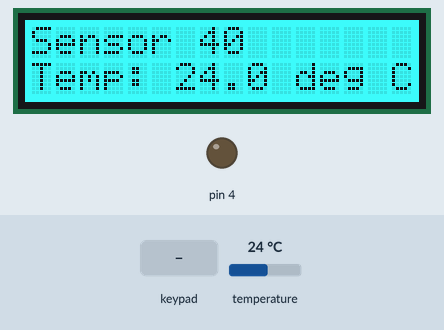
This sketch was run on a simulated Arduino Uno, built with avr-gcc and run on an emulated ATmega328P. Shown: 16×2 character LCD, output pins drawn as LEDs (lit = HIGH). The test bench sets the inputs (shaded band); at power-on: temperature 24 °C. Storage starts empty; what the sketch prints to the serial monitor is not drawn.

Above: at 1.6 s.
1.7 s: temperature set to 7 °C
At 3.0 s:
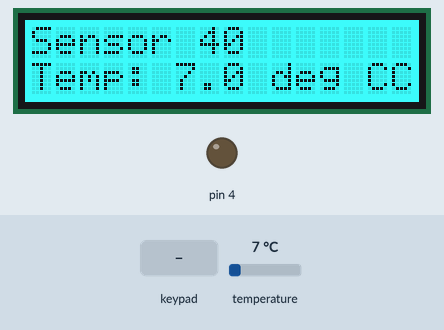
3.3 s: key 'S' pressed
At 4.0 s:
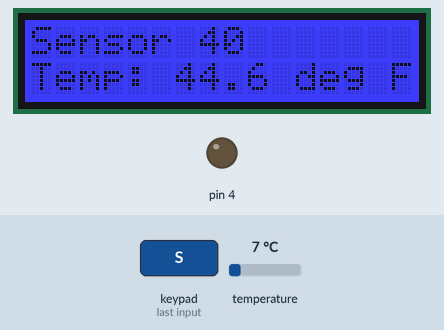
5.0 s: key 'S' pressed
At 6.2 s:
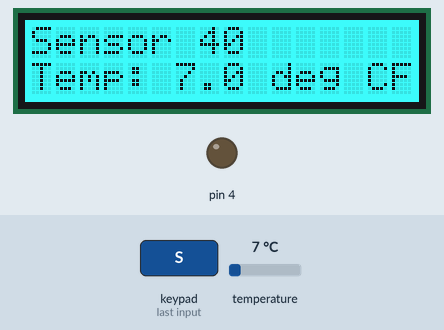
6.6 s: temperature set to 12 °C
At 7.2 s:
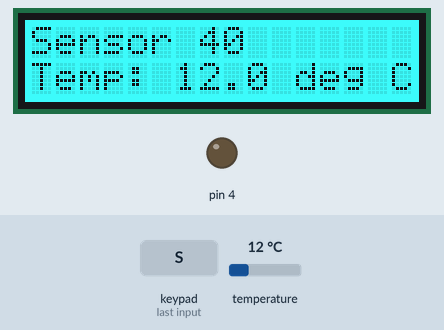
8.2 s: temperature set to 19 °C
At 9.4 s:
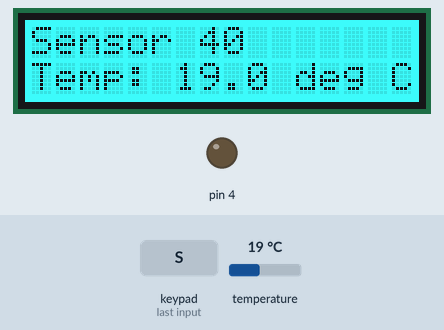
Timing chart, 0 to 10.8 s (numbered marks = the images above; inputs shaded):
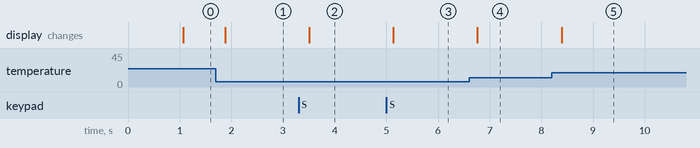

The sketch:

OneWire_Display.ino
```cpp
#include <OneWire.h>
#include <DallasTemperature.h>
#include <Wire.h>
#include <Adafruit_RGBLCDShield.h>
#include <utility/Adafruit_MCP23017.h>
#include <SPI.h>
#include <SD.h>

// TODO: Cleanup libraries.  This version works with the libraries installed
// on Trifid. Try submodules, or at least put the libraries in the program
// directory.


// I2C SLCL and SDA pins on analog 4 and 5.
Adafruit_RGBLCDShield lcd = Adafruit_RGBLCDShield();

// Data wire is plugged into digital port 2 on the Arduino
#define ONE_WIRE_BUS 2
#define TEMPERATURE_PRECISION 12
//  9 bit resolution is 0.5 deg_C increments, update time is about 270 ms per sensor
// 10 bit resolution is 0.25 deg_C increments
// 11 bit resolution is 0.125 deg_C increments
// 12 bit resolution is 0.0625 deg_C increments, update time is about 806 ms per sensor

// Backlight color setup
#define RED 0x1
#define YELLOW 0x3
#define GREEN 0x2
#define TEAL 0x6
#define BLUE 0x4
#define VIOLET 0x5
#define WHITE 0x7

// Setup a oneWire instance to communicate with any OneWire devices (not just Maxim/Dallas temperature ICs)
OneWire oneWire(ONE_WIRE_BUS);

// Pass our oneWire reference to Dallas Temperature.
DallasTemperature sensors(&oneWire);

int numberOfDevices; // Number of temperature devices found
int errorState = 0; //0 = none, 1 = Sensors, 2 = MemCard
int errorSwitch = 0;

// Start with sensor number 0
int idNum=0;
// Start with temp units in Celsius
char units='c';

DeviceAddress tempDeviceAddress; // We'll use this variable to store a found device address

void setup(void)
{
  // Set LCD number of columns and rows.
  lcd.begin(16, 2);

  // Set backlight color
  lcd.setBacklight(TEAL);

  // start serial port for debugging
  Serial.begin(9600);
  Serial.println("Temp controller debugging");

  // Start up the library
  sensors.begin();

  // Grab a count of devices on the wire
  numberOfDevices = sensors.getDeviceCount();
  if(numberOfDevices == 0){errorState = 1;}

  // locate devices on the bus
  Serial.print("Locating devices...");

  Serial.print("Found ");
  Serial.print(numberOfDevices, DEC);
  Serial.println(" devices.");

  // report parasite power requirements
  Serial.print("Parasite power is: ");
  if (sensors.isParasitePowerMode()) Serial.println("ON");
  else Serial.println("OFF");

  // Loop through each device, print out address
  for(int i=0;i<numberOfDevices; i++)
  {
    // Search the wire for address
    if(sensors.getAddress(tempDeviceAddress, i))
	{
		Serial.print("Found device ");
		Serial.print(i, DEC);
		Serial.print(" with address: ");
		printAddress(tempDeviceAddress);
		Serial.println();

		Serial.print("Setting resolution to ");
		Serial.println(TEMPERATURE_PRECISION, DEC);

		// set the resolution to TEMPERATURE_PRECISION bit (Each Dallas/Maxim device is capable of several different resolutions)
		sensors.setResolution(tempDeviceAddress, TEMPERATURE_PRECISION);

		 Serial.print("Resolution actually set to: ");
		Serial.print(sensors.getResolution(tempDeviceAddress), DEC);
		Serial.println();
	}else{
		Serial.print("Found ghost device at ");
		Serial.print(i, DEC);
		Serial.print(" but could not detect address. Check power and cabling");
	}
  }

  // SD Card stuff ----------------------------------------------------------------------------
  // SD card on SPI bus as follows:
  // MOSI - Digital 11, MISO - Digital 12, CLK - Digital 13, CS - Digital 4
  const int chipSelect = 4;

  Serial.print("Initializing SD card///");
  pinMode(4, OUTPUT);

  // See if the card is there and can be initialized
  if (!SD.begin(chipSelect)){
    Serial.println("Card failed");
    errorState = 2;
    return;
  }
  Serial.println("Card initialized");

  // Delete the old file
  if (SD.exists("DATALOG.CSV"));{
    SD.remove("DATALOG.CSV");
  }
  File dataFile = SD.open("DATALOG.CSV", FILE_WRITE);
  dataFile.print("Time_ms,");
  for (int i=0; i < numberOfDevices; i++){
    dataFile.print("Temp ");
    dataFile.print(tempDeviceAddress[i]);
    dataFile.print(" ,");
  }
  dataFile.println("");
  dataFile.close();
}


void loop(void)
{
  // call sensors.requestTemperatures() to issue a global temperature
  // request to all devices on the bus
  sensors.requestTemperatures();

  // Create the array to store temperatures
  float temps[numberOfDevices];

  // Loop through each device, store temperature data
  for(int i=0;i<numberOfDevices; i++)
  {
    // Search the wire for address
    if(sensors.getAddress(tempDeviceAddress, i))
	{temps[i] = printTemperature(tempDeviceAddress);}
	//else ghost device! Check your power requirements and cabling
  }

  // Read the values from the buttons
  uint8_t buttons = lcd.readButtons();

  if (buttons) {
    if (buttons & BUTTON_RIGHT | buttons & BUTTON_UP) {
      if (idNum==numberOfDevices-1){idNum=0;}
      else {idNum++;}
    }
    if (buttons & BUTTON_LEFT | buttons & BUTTON_DOWN) {
      if (idNum==0){idNum=numberOfDevices-1;}
      else {idNum--;}
    }
    if (buttons & BUTTON_SELECT) {
      if (units=='c') {
        units='f';
        lcd.setBacklight(BLUE);
      }
      else {
        units='c';
        lcd.setBacklight(TEAL);
      }
    }
  }

  // Call function to print to LCD
  printTemp(temps, idNum, units, errorState, errorSwitch);

  // Log data to SD card
  // Todo: check if there is an old file and back it up

  // Open the file
  File dataFile = SD.open("DATALOG.CSV", FILE_WRITE);
//  int m = millis();
//  Serial.println(m);

  // Write to the file.  First time, then loop through temps
  if (dataFile){
    dataFile.print(millis());
    for (int i=0; i < numberOfDevices; i++){
      dataFile.print(" ,");
      dataFile.print(temps[i], 4);
    }
    // newline in file, then close it
    dataFile.println(",");
    dataFile.close();
  }
}
```

printAddress.ino
```cpp
// function to print a device address
void printAddress(DeviceAddress deviceAddress)
{
  for (uint8_t i = 0; i < 8; i++)
  {
    if (deviceAddress[i] < 16) Serial.print("0");
    Serial.print(deviceAddress[i], HEX);
  }
}
```

printTemp.ino
```cpp
// function to print data to LCD
void printTemp(float temps[], int idNum, int units, int errorState, int errorSwitch)
{
  // Display errors
  //0 = none, 1 = Sensors, 2 = MemCard
  switch (errorState){
    case 0:
      break;
    case 1:
      lcd.setCursor(0,0);
      lcd.print("NO SENSORS");
      delay(100000);
      break;
    case 2:
      if (errorSwitch = 0){
        errorSwitch = 1;
      }
      else {
        lcd.setCursor(0,0);
        lcd.print("MEM ERROR");
        delay(1000);
        errorSwitch = 0;
      }
      break;
  }

    // Print the device number to the LCD
  lcd.setCursor(0,0);
  lcd.print("Sensor ");
  lcd.print(tempDeviceAddress[idNum]);

  // Print the temperature to the LCD
  // Todo: change this to work for multiple devices
  lcd.setCursor(0,1);
  lcd.print("Temp: ");

  if (units=='c'){
    lcd.print(temps[idNum], 1);
    lcd.print(" deg C");
  }
  else
  {
    lcd.print(DallasTemperature::toFahrenheit(temps[idNum]), 1);
    lcd.print(" deg F");
  }
}
```

printTemperature.ino
```cpp
// function to return the temperature for a device
float printTemperature(DeviceAddress deviceAddress)
{
  // Read temperature from device, Celcius is default
  float tempC = sensors.getTempC(deviceAddress);

  // Return the temperature in Celcius
  return tempC;
}
```

Measured:
- after the input at 1.7 s, the display: changes after 0.18 s (image 1)
- after the input at 3.3 s, the display: changes after 0.21 s (image 2)
- after the input at 5.0 s, the display: changes after 0.14 s (image 3)
- after the input at 6.6 s, the display: changes after 0.16 s (image 4)
- after the input at 8.2 s, the display: changes after 0.19 s (image 5)
